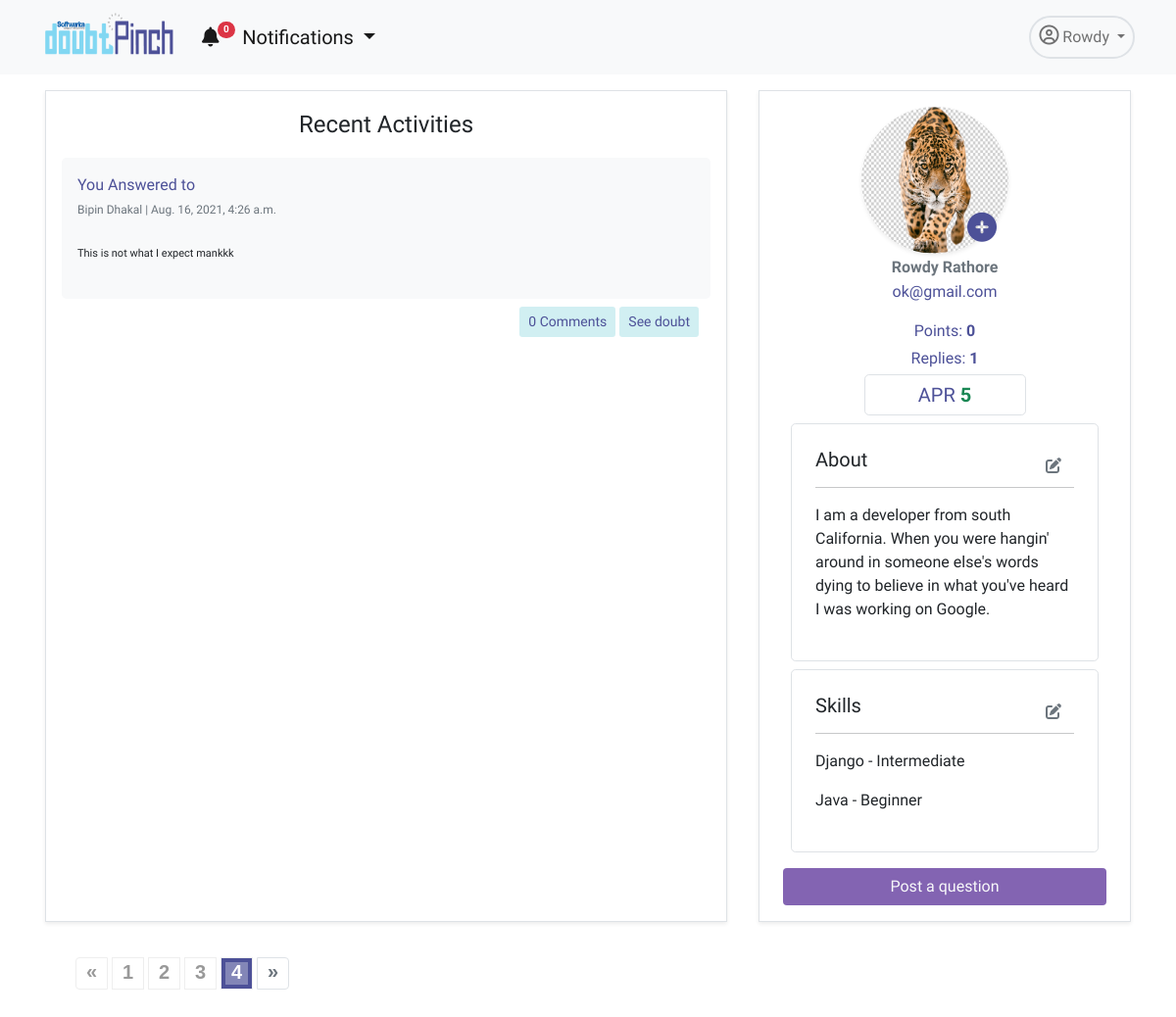
The app's page /app/profile/?page=4 (signed in), older data.
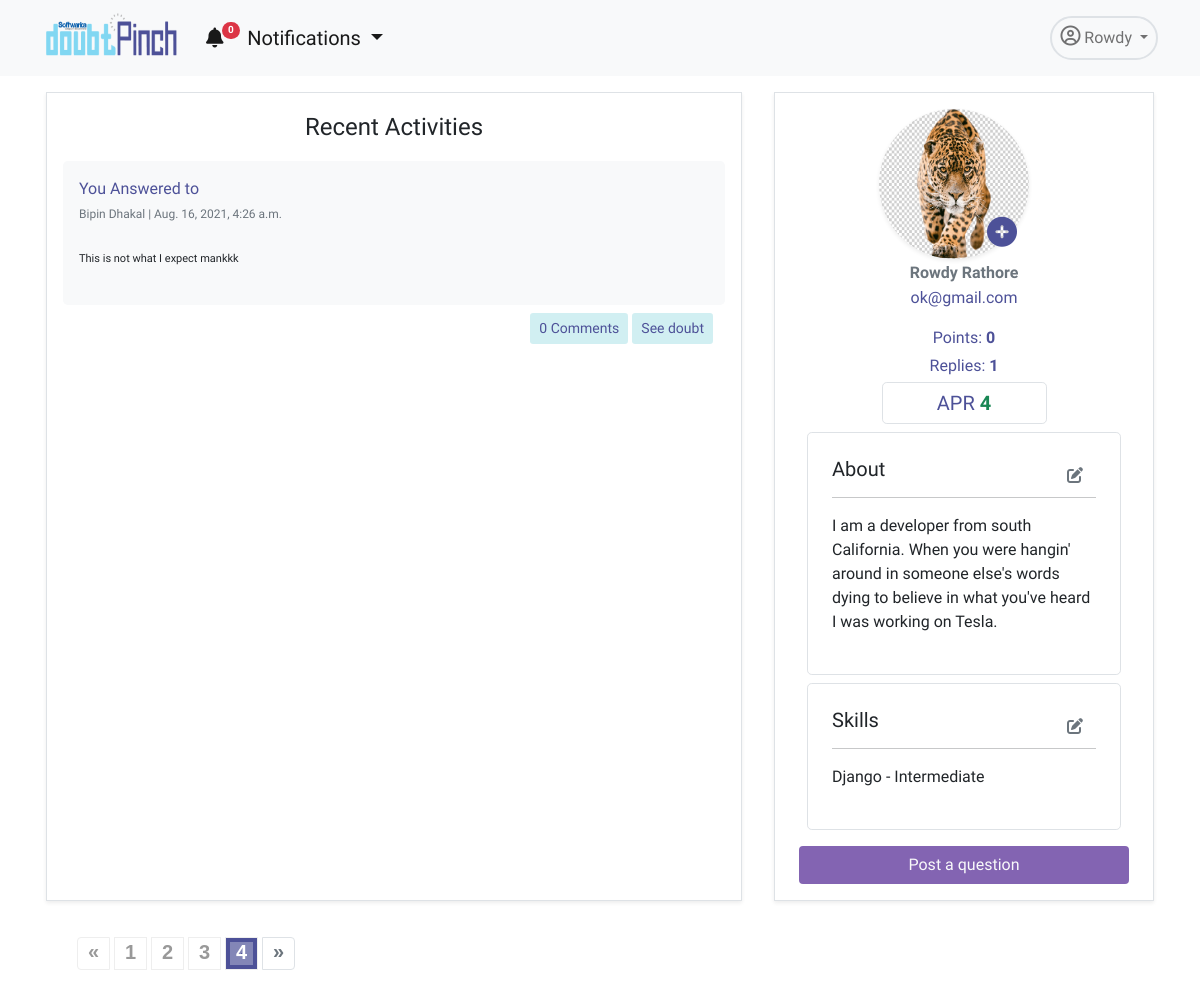
The same page, newer data.
### dpapp/models.py (models this page shows, shortened)
class Answer(models.Model):
    user= models.ForeignKey(User, on_delete=models.CASCADE, related_name='answerer')
    doubt=models.ForeignKey(Doubt,on_delete=models.CASCADE)
    description=models.TextField(null=True)
    created_on = models.DateTimeField(default=datetime.now, blank=True)
    updated=models.BooleanField(default=False)

class Doubt(models.Model):
    user= models.ForeignKey(User,on_delete=models.CASCADE)
    title= models.TextField(null=False)
    description=models.TextField(null=True, blank=True)
    created_on = models.DateTimeField(default=datetime.now, blank=True)
    views= models.IntegerField(default=0)
    tags = TaggableManager()

### accounts/models.py (models this page shows, shortened)
class User(AbstractUser):
    username = models.CharField(max_length=255, null=True, blank=True)
    email = models.EmailField(
        verbose_name='email address',
        max_length=255,
        unique=True,
    )
    profile_pic= models.ImageField(upload_to='admin_pics', null=True, blank=True)
    email_confirmed = models.BooleanField(default=False) #initially this field is false but will se chan
    is_active = models.BooleanField(default=False)
    is_staff = models.BooleanField(default=False) # a admin user; non super-user
    is_admin = models.BooleanField(default=False)
    is_seller = models.BooleanField(default=False)
    is_customer = models.BooleanField(default=False)
    description=models.TextField(null=True)
    USERNAME_FIELD = 'email'
    REQUIRED_FIELDS = [] #emaila nd password are required fields and first name and last name is inherited from the user creation model
    object = UserManager()
    @property
    def ProfilePicUrl(self):
        try:
            url=self.profile_pic.url
        except:
            url=''
        return url
    @property
    def apr_count(self):
        from dpapp.models import Doubt, Answer, RightPoint, WrongPoint
        total_apr=0
        all_answer= Answer.objects.filter(user=self)
        answercount= Answer.objects.filter(user=self).count()
        total_apr=answercount*5
        for i in all_answer:
            answer=Answer.objects.get(id=i.id)
            right=RightPoint.objects.filter(answer=answer).count()
            wrong=WrongPoint.objects.filter(answer=answer).count()
            total_apr=total_apr+(right*3)-(wrong)
        return total_apr

class UserSkill(models.Model):
    user= models.ForeignKey(User,on_delete=models.CASCADE)
    skill=models.ForeignKey(Skill,on_delete=models.CASCADE)
    level=models.CharField(max_length=30,null=True)

class Skill (models.Model):
    skill=models.CharField(max_length=50, null=False, unique=True)
    def __str__(self):
        return self.skill

### dpapp/views.py (the view, shortened to what this page needs)
# urls.py: path('profile/',Profile.as_view(),name='profile'),
@method_decorator(login_required, name='dispatch')
class Profile(TemplateView):
    template_name="dpapp/profile.html"
    def get_context_data(self, **kwargs):
        context = super(Profile, self).get_context_data(**kwargs)
        user=self.request.user
        useremail=user.email
        user=User.objects.get(email=useremail)
        total_replies=Answer.objects.filter(user=user).count()
        total_upvotes=RightPoint.total_upvotes_of_answerer(self,user)
        skill=Skill.objects.all()
        userskill=UserSkill.objects.filter(user=user)
        qs1 = Doubt.objects.filter(user=user) #first qs
        qs2 = Answer.objects.filter(user=user) #second qs
        recent_activity = sorted(chain(qs1,qs2),key=attrgetter('created_on'),)
        paginator= Paginator(recent_activity, 3)
        page = self.request.GET.get('page')
        try:
            recent_activity = paginator.page(page)
        except PageNotAnInteger:
            recent_activity = paginator.page(1)
        except EmptyPage:
            recent_activity = paginator.page(paginator.num_pages)
        form= ProfileForm(instance=user)
        context.update({ 'form':form,'recent_activity':recent_activity,
                        'total_upvotes':total_upvotes,'total_replies':total_replies,
                        'skill':skill,'userskill':userskill})
        return context

### dpapp/blognav.py (called while the page is built)
def navbar(request):
    if not request.user.is_anonymous:
        user=request.user
        notifications = Notification.objects.filter(user=user).order_by('-id')[:5]
        noti_count = Notification.objects.filter(user=user, is_seen=False).count()
        return {'nav_notifications': notifications,'noti_count':noti_count}
    return {'nav_notifications': '0','noti_count':0}

### dpapp/models.py (called while the page is built)
    @staticmethod
    def total_upvotes_of_answerer(self,user):
        answer=Answer.objects.filter(user=user)
        upvotes=RightPoint.objects.filter(answer__in=answer).count()
        return upvotes

### templates/dpapp/profile.html (shortened to what the changed rows need)
{% extends 'dpapp/base.html' %}
{% load static %}
{% load bootstrap %}
{% block navbar%}
<link rel="stylesheet" href="{% static 'dpapp/css/paginate.css' %}">
<div class="container">
    <div class="row mt-3 ">
        <div class="col border shadow-sm p-3 mx-3 mb-3 order-lg-1  order-md-2 order-sm-2 order-2">
            {% for i in recent_activity %}
            {% if not i.title %}
            <div class="mt-1">
                <div class="bg-light mt-2 p-3 rounded-3  ">
                    <span class="fs-6 text-pinch ">You Answered to </span><br>
                    <span class="text-muted" style="font-size: 12px;">{{i.doubt.user.first_name}} {{i.doubt.user.last_name}} | {{i.created_on}}</span>
                    <p class="h6 text-dark mt-1 mb-3">{{i.description|safe}}</p>
                </div>
                <div class="d-flex bd-highlight mb-3">
                    <div class="me-auto p-2 bd-highlight">
                    </div>
                    <div class="p-2 bd-highlight">
                        <div class="d-flex justify-content-center">
                            <a href="{% url 'dpapp:comment' i.id %}" class="btn btn-doubt btn-sm text-pinch  me-1"> {{i.comment_set.count}} Comments</a>
                            <a href="{% url 'dpapp:detail' i.doubt.id %}" class="btn btn-doubt btn-sm text-pinch  me-1">See doubt</a>
                        </div>
                    </div>
                </div>
            </div>
            {%endif%}
            {% endfor %}
        </div>
        <div class="col-lg-4 col-11 border shadow-sm mx-3 py-3 px-4 mb-3 order-lg-2 order-md-1 order-sm-1 order-1">
            <div class="d-flex  justify-content-center">
                {% if not user.ProfilePicUrl == '' %}
                <div>
                    <img src="{{user.ProfilePicUrl}}" alt="pic" class="rounded-circle  shadow-sm" height="150"
                        width="150" style=" position: relative;
                            left: 20px;">
                    <button type="button" class="btn btn-white" data-bs-toggle="modal" data-bs-target="#exampleModal"
                        style=" font-size: 30px;
                            position: relative;
                            top: 48px;
                            left: -39px;">
                        <i class="fas fa-plus-circle text-pinch"></i>
                    </button>
                </div>
                {%endif%}
            </div>
            <p class="fw-bold h6 text-center text-muted my-1">{{user.first_name}} {{user.last_name}}</p>
            <p class="fw-light text-center text-pinch my-1">{{user.email}}</p>
            <p class=" text-center text-pinch my-1 mt-3">Points: <span class="fw-bold"> {{total_upvotes}}</span></p>
            <p class="text-center text-pinch my-1">Replies: <span class="fw-bold"> {{total_replies}}</span></p>
            <p class="text-center text-pinch border rounded-3 p-2 my-1 col-lg-6 col-md-4 col-sm-4 col-4 mx-auto h5">APR
                <span class="fw-bold text-success">{{user.apr_count}}</span></p>
                <div class="border mx-2 p-4 my-2  rounded-3">
                    <button type="button" class="btn btn-white  float-end" data-bs-toggle="modal" data-bs-target="#exampleModal1">
                            <i class="fas fa-edit text-secondary"></i>
                    </button>
                    <h5 class="fw-light">About</h5><hr>
                    {% if request.user.description == Null %}
                    <p class="mt-2 text-secondary">Write about yourself.....
                    </p>
                    {%else%}
                    <p class="mt-2 fw-light text-justify">{{request.user.description}}
                    </p>
                    {%endif%}
                </div>
                <div class="border  mx-2 my-2 p-4 rounded-3">
                    <button type="button" class="btn btn-white float-end" data-bs-toggle="modal" data-bs-target="#exampleModal2">
                        <i class="fas fa-edit text-secondary"></i>
                    </button>
                    <h5 class="fw-light" id='skilllist'>Skills</h5><hr>
                    {% for i in userskill %}
                    <p class="fw-light"><b>{{i.skill.skill}}</b> - {{i.level}}</p>
                    {%empty%}
                    <p class="fw-light">Add your skills...</p>
                  {%endfor%}
                </div>
            <div class="d-flex justify-content-center">
                <a href="{% url 'dpapp:adddoubt' %}"
                    class="btn btn-doubt text-light mt-2 col-lg-12 col-md-6 col-sm-6 col-6 mx-auto bg-purple">Post a
                    question</a>
            </div>
        </div>
    </div>
    {% if recent_activity.paginator.num_pages > 1 %}
    <div class="demo">
        <nav class="pagination-outer" aria-label="Page navigation">
            <ul class="pagination">
                {% for i in recent_activity.paginator.page_range %}
                {% if i == recent_activity.number%}
                <li class="page-item active"><a class="page-link" href="#">{{i}}</a></li>
                {% else %}
                    {% if 'heading_contains' in request.get_full_path %}
                    <li class="page-item"><a class="page-link" href="{{ request.get_full_path }}&page={{ i }}">{{ i }}</a></li>
                    {% else %}
                    <li class="page-item "><a class="page-link"  href="?page={{ i }}">{{ i }}</a></li>
                    {% endif %}
                {% endif %}
                {% endfor %}
            </ul>
        </nav>
    </div>
    {%endif%}
</div>
{% endblock %}

### templates/dpapp/base.html (shortened to what this page needs)
<!DOCTYPE html>
{% load static %}
{% load humanize %}
<html lang="en">
    <head>
        <link href="https://cdn.jsdelivr.net/npm/bootstrap@5.0.1/dist/css/bootstrap.min.css" rel="stylesheet"
 />
        <link href="{% static 'dpapp/downhover/css/animate.min.css' %}" rel="stylesheet">
        <link href="{% static 'dpapp/downhover/css/bootstrap-dropdownhover.min.css' %}" rel="stylesheet">
    </head>
    <body>
        <nav class="navbar navbar-expand-lg navbar-light bg-light">
            <div class="container">
                <div data-tilt>
                    <a class="navbar-brand" href="{% url 'dpapp:home'%}">
                        <img src="{% static 'accounts/pics/logo.png' %}" alt="" width="140" height="60" />
                    </a>
                </div>
                <div class="collapse navbar-collapse" id="navbarNavDropdown">
                    <ul class="navbar-nav">
                        <li class="nav-item me-2">
                            <div class="dropdown ">
                                <a class="nav-link active fs-5 dropdown-toggle" id="dropdownMenuButton1" data-bs-toggle="dropdown" aria-expanded="false" aria-current="page" href="#"><i
                                    class="fas fa-bell"></i><span class="badge rounded-pill bg-danger noti-count" style="
                    font-size: 10px;
                    position: relative;
                    top: -12px;
                    left: -2px;
                  ">{{noti_count}}</span> Notifications
                            </a>
                              </div>
                        </li>
                    </ul>
                    <ul class="navbar-nav ms-auto">
                        <li class="nav-item dropdown">
                            <a class="
                  nav-link
                  dropdown-toggle
                  border
                  rounded-pill
                  border-2
                  p-2
                " href="#" id="navbarDropdownMenuLink" role="button" data-bs-toggle="dropdown" aria-expanded="false">
                                <i class="far fa-user-circle fs-5"></i> {{user.first_name}}
                            </a>
                        </li>
                    </ul>
                </div>
            </div>
        </nav>
        {% block navbar %} {% endblock %}
    </body>
</html>

Row changes from the older to the newer data that the page shows:
removed UserSkill: skill.skill "Java", level "Beginner"
changed User "Rowdy": apr_count "5" → "4"; user.description "I am a developer from south California. When you were hangin' around in someone else's words dying to believe in what you've heard I was working on Google." → "I am a developer from south California. When you were hangin' around in someone else's words dying to believe in what you've heard I was working on Tesla."
